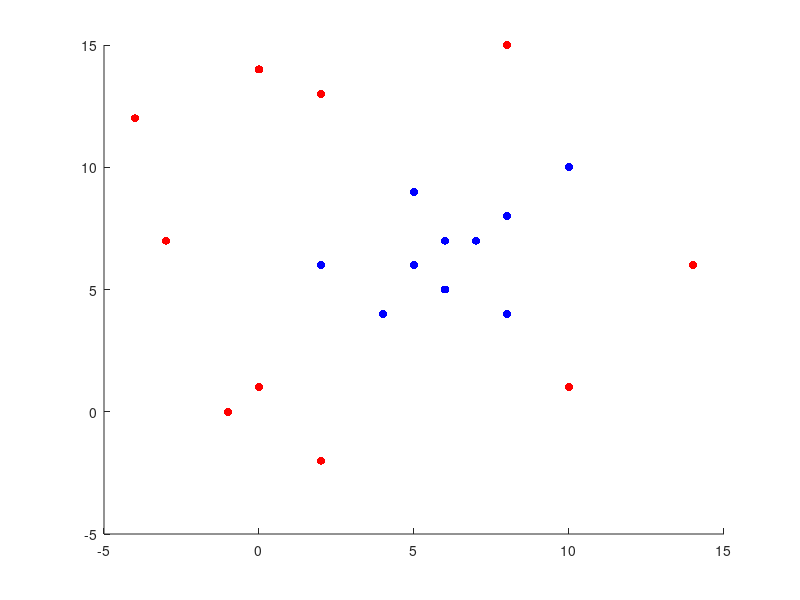

Write the MATLAB code that produced this figure. (Note: this script raises an error after producing the figure.)
clear;

% Spherical classifier with x0 being the baricenter of the positive points
... and C = 10

load toy2.mat;

% fix C
C = 10;

[numPoints, dim] = size(X);

numPoints
dim

% Start computing x0
x0 = zeros(1,dim);

numPosPoints = 0;

posPoints = [];
negPoints = [];

for i= 1: numPoints

  if y(i) == 1
    x0 = x0 + X(i,:);
    numPosPoints = numPosPoints + 1;
    posPoints = [posPoints; X(i,:)];
  else
    negPoints = [negPoints; X(i,:)];
  endif

end

% x0 is now the baricenter
x0 = x0 / numPosPoints;

% solving the linear program


% assume sol = [Z e_1..e_numPoints]

% 1 for Z (R^2)
% numPoints for e_1 .. e_numPoints
numVar = 1 + numPoints;


A = zeros(numPoints, numVar);

for i=1:numPoints

  A(i,1) = y(i); %Z has coefficient 1 if the point is positive, -1 if the point is negative

  A(i,i+1) = 1; % e_1..e_numPoints has coefficient 1

  %the right hand side is the squared norm with sign - if the point is negative
  ... + if the point is positive
  b(i) = y(i) * norm(X(i,:)-x0)^2;


  % type of constraint
  cType(i) = "L";

end

% lower bound and upper bound on the variables
ub = [];

% all the variables have lower bound equal to zero
lb = zeros(numVar,1);

% the cost vector is 1 for Z and C for all the other variables
c = ones(numVar,1);
c(2:numVar) = c(2:numVar) * C;

% type of variable
varType = repmat("C",1,numVar);

sense = 1;

[xStar,fStar] = ...
glpk(c, A, b, lb, ub, cType, varType, sense);

%%%%% DRAWING %%%%%

xMin = min(X(:,1));
xMax = max(X(:,1));

yMin = min(X(:,2));
yMax = max(X(:,2));

axis([xMin xMax yMin yMax]);

clf;
hold on;

% drawing the positive points
scatter(posPoints(:,1),posPoints(:,2),'b','o','filled');

% drawing the negative points
scatter(negPoints(:,1),negPoints(:,2),'r','o','filled');

% R is the radius of the sphere
z = xStar(1);
R = sqrt(z);

% drawing points and sphere
drawSphere(x0, R, 'k');







